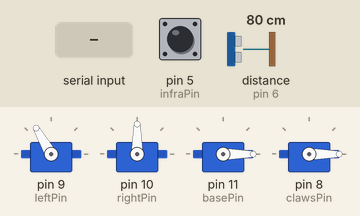
Bench run of a sketch on a simulated Arduino Uno, built with avr-gcc and run on an emulated ATmega328P. Parts: 4 × servo. Wiring (inferred from the names in the program): ultrasonic range finder: trigger pin 7; echo pin 6. The test bench sets the inputs (shaded band); at power-on: pin 5 (infraPin) HIGH, distance to the obstacle (sensor on pin 6) 80 cm. The echo pulse lasts 58.3 µs per cm; what the sketch prints to the serial monitor is not drawn.

Above: at 1.8 s.
1.9 s: "1" received over Serial
At 4.9 s:
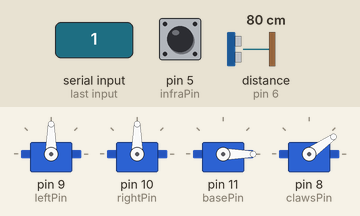
At 11.9 s:
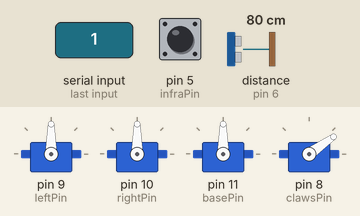
Timing chart, 0 to 18.1 s (numbered marks = the images above; inputs shaded):
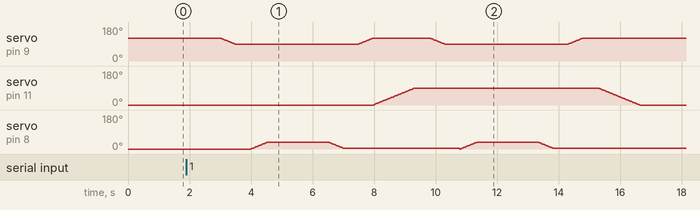

The sketch:

robotic_arm_mechanism.ino
```cpp
#include <Servo.h>

Servo servoClaws;
Servo servoLeft;
Servo servoRight;
Servo servoBase;


const int infraPin = 5;
const int echoPin = 6;
const int trigPin = 7;

const int clawsPin = 8;
const int leftPin = 9;
const int rightPin = 10;
const int basePin = 11;

float duration, distance;

void setup() {
  // Beginning Serial Communication
  Serial.begin(9600);

  // Infrared sensor
  pinMode(7, INPUT);

  // Ultrasonic sensor
  pinMode(trigPin, OUTPUT);
  pinMode(echoPin, INPUT);

  // Attaching servos to respective pin number
  servoLeft.attach(leftPin);
  servoRight.attach(rightPin);
  servoBase.attach(basePin);
  servoClaws.attach(clawsPin);

  // Assigning inital servo angle
  servoLeft.write(120);
  servoRight.write(90);
  servoBase.write(0);
  servoClaws.write(0);
}

void loop() {

  checkDistanceAndObject();
  delay(1000);

  // If we received data from Python script
  if (Serial.available() > 0) {

    // Read the data send - (Bin id)
    String data = Serial.readString();
    // Activate the robot and passing the data as argument
    activateRobot(data);
  }
}

// Function to activate the robot
void activateRobot(String data) {
  if(data == "1"){
    // Metal
    fetchObject();
    disposeObject(90);
  }else if(data == "2"){
    // Organic
    fetchObject();
    disposeObject(120);
  }else if(data == "3"){
    // Paper
    fetchObject();
    disposeObject(60);
  }else if(data == "4"){
    // Plastic
    fetchObject();
    disposeObject(30);
  }else if(data == "5"){
    // Other
    fetchObject();
    disposeObject(145);
  }
}

// Function to detect object's presence through IR sensor
bool detectObject() {
  bool found = false;
  int sensorStatus = digitalRead(infraPin);

  if (sensorStatus == 0) {
    found = true;
  }

  // Will return 1 if true or 0 if false
  return found;
}

// Function that checks object's presence and distance
void checkDistanceAndObject(){

  digitalWrite(trigPin, LOW);
  delayMicroseconds(2);
  digitalWrite(trigPin, HIGH);
  delayMicroseconds(10);
  digitalWrite(trigPin, LOW);

  duration = pulseIn(echoPin, HIGH);
  distance = (duration*.0343)/2;

  bool hasDetect = detectObject();

  String data = String(hasDetect) + " " + String(distance);

  Serial.println(data);
}

// Function to open and close the claws
void activateClaws(){
  int initPos = 0;
  int finalPos = 35;

  for (int pos = initPos; pos <= finalPos; pos += 1) {
    servoClaws.write(pos);
    delay(15);
  }

  delay(2000);

  for (int pos = finalPos; pos >= initPos+5; pos -= 1) {
    servoClaws.write(pos);
    delay(15);
  }
}

// Function to move robotic arm forward
void moveArmForward(){
  int pos = 0;
  // Move robotic arm forward
  for(pos = 120; pos >= 90; pos -= 1){
    servoLeft.write(pos); // < 90 forward > 90 backward
    delay(15);
  }
}

// Function to move robotic arm backward
void moveArmBackward(){
  int pos = 0;
  for(pos = 90; pos <= 120; pos += 1){
    servoLeft.write(pos); // < 90 forward > 90 backward
    delay(15);
  }
}

void rotateBase(int angle){
  for(int pos = 0; pos <= angle; pos += 1){
    servoBase.write(pos);
    delay(15);
  }
}

void rotateBaseBack(int angle){
  for(int pos = angle; pos >= 0; pos -= 1){
    servoBase.write(pos);
    delay(15);
  }
}

void fetchObject(){

  // Move arm forward
  moveArmForward();

  delay(500);

  // Opening and Clsoing the Claws
  activateClaws();

  delay(500);

  // Move robotic arm back
  moveArmBackward();

}

void disposeObject(int angle){
  // Rotate Base
  rotateBase(angle);
  delay(500);
  // Move arm forward
  moveArmForward();
  delay(500);
  // Opening Closing Claws
  activateClaws();
  delay(500);
  // Move arm back
  moveArmBackward();
  delay(500);
  // Return base to init position
  rotateBaseBack(angle);
  delay(500);
}
```
